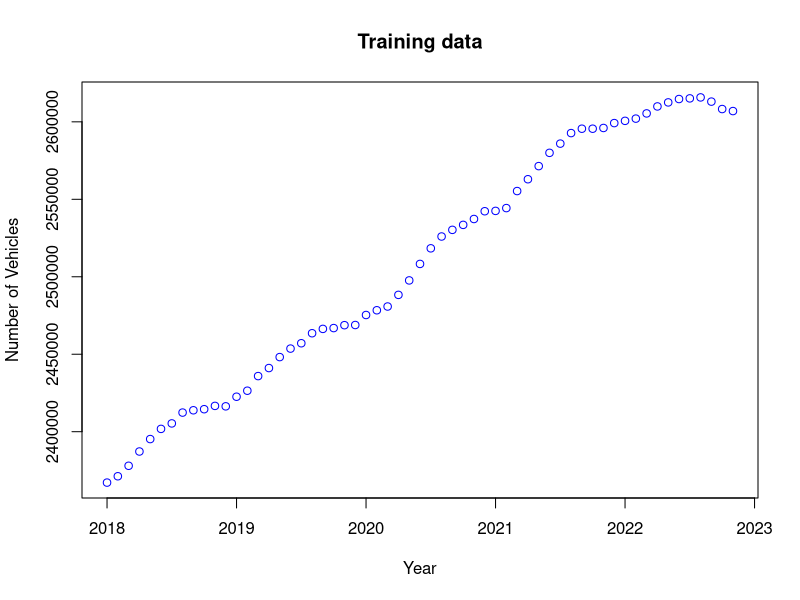
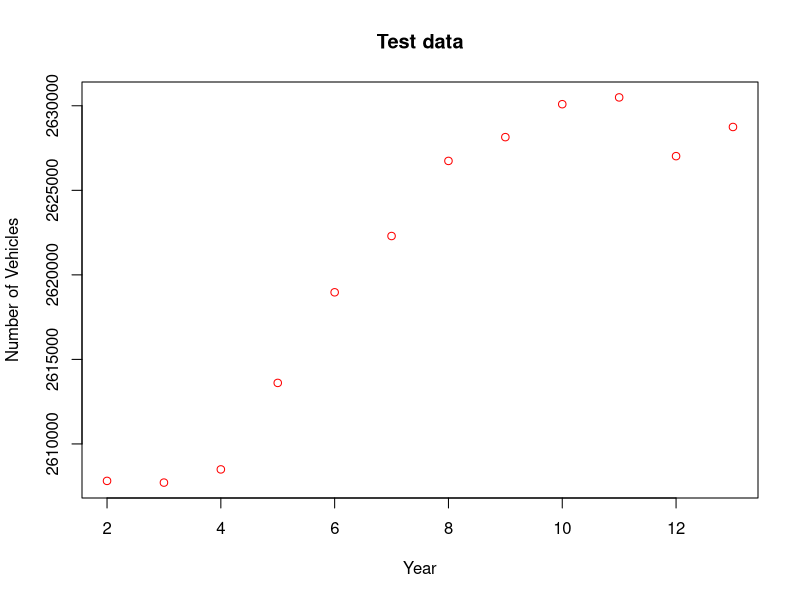
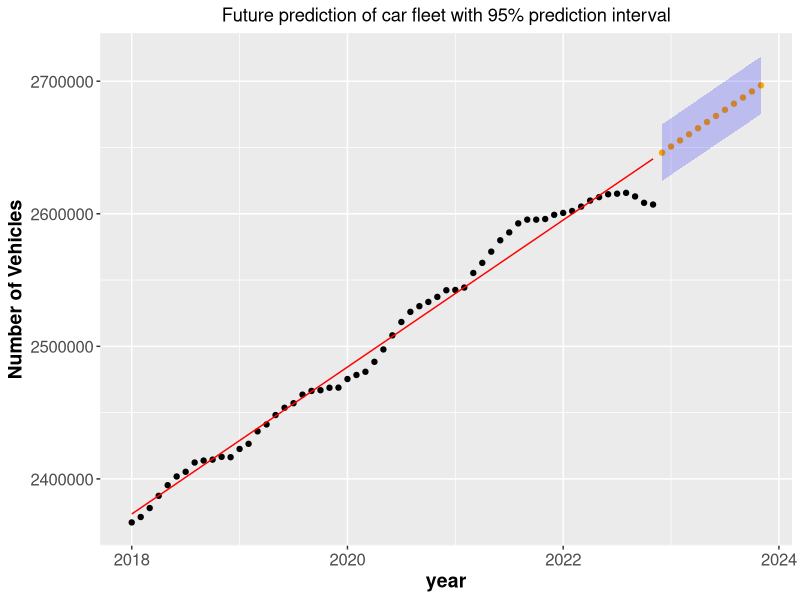
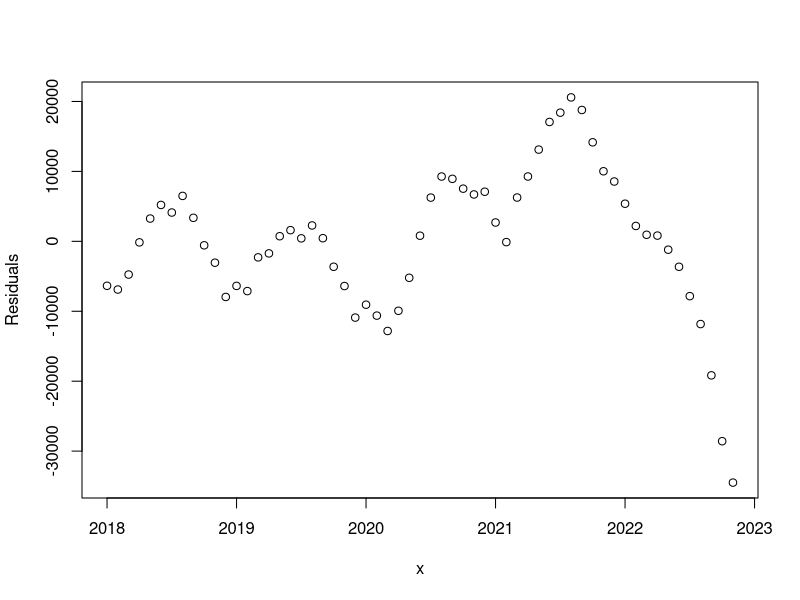
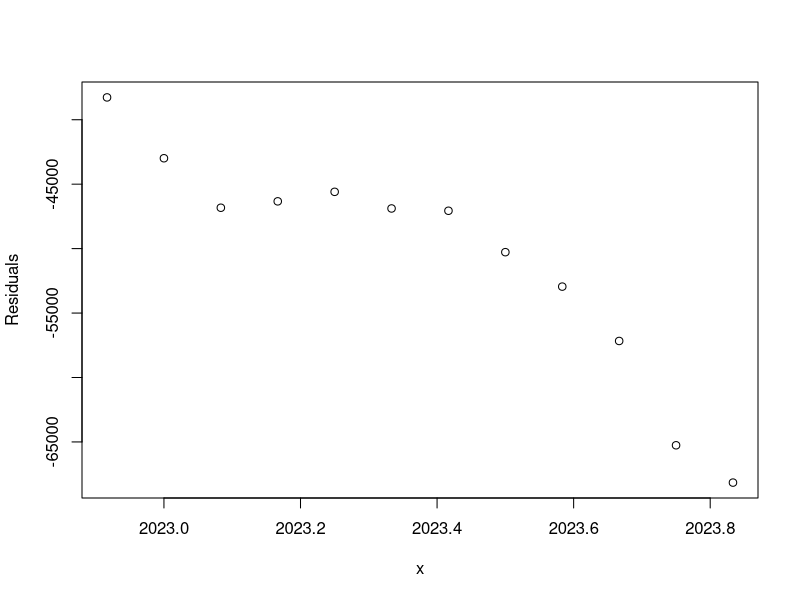
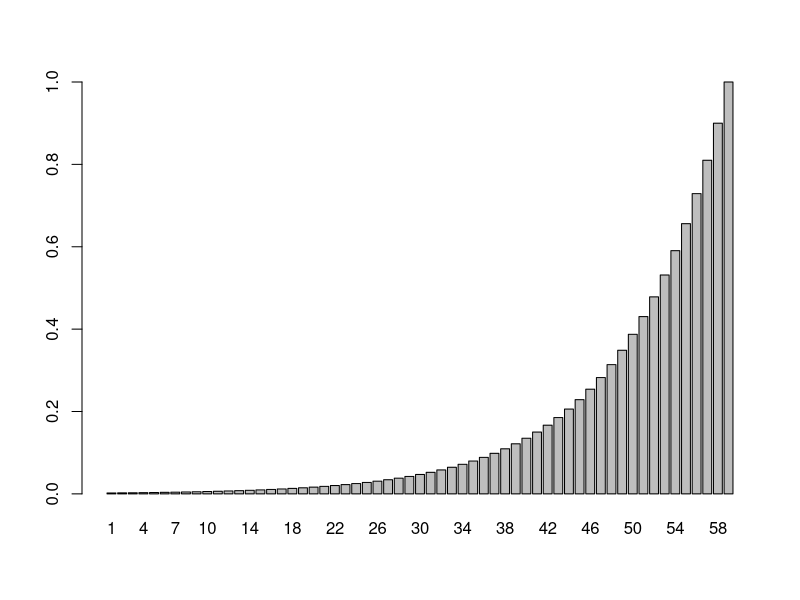
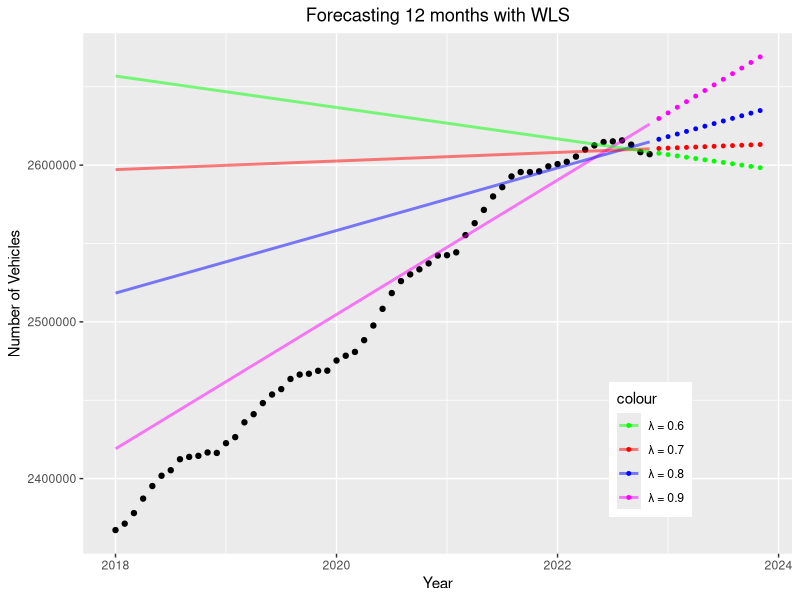

These charts were generated, in order, by the following R code:
# Required package to read excel
library("readxl")
library("ggplot2")

### DATA IMPORT ###
# Training Data
my_data <- read_excel("Assignment 1/DST_BIL54_train.xlsx")
n_train <- length(my_data)
train <- unlist(my_data[1, 2:n_train])
x <- seq(2018, 2022 + 10 / 12, by = 1 / 12)
n <- length(x)
y_train <- train

# Test Data
my_data <- read_excel("Assignment 1/DST_BIL54_test.xlsx")
n_test <- length(my_data)
test <- unlist(my_data[1, 2:n_test])


##### Q1 #####
plot(x, train, col = "blue", title("Training data"), xlab="Year", ylab="Number of Vehicles")

plot(2:n_test, test, col = "red", title("Test data"), xlab="Year", ylab="Number of Vehicles")




##### Q2 #####
# Q2.1
ones <- rep(1, length(x))
x_ols <- cbind(ones, x)
theta <- solve(t(x_ols) %*% x_ols) %*% t(x_ols) %*% train

y_hat <- x_ols %*% theta
#plot(x, y_hat, col = "blue", title("Training data - OLS estimate"))
print(theta)

# Error, squared errors and residual variance estimate
error <- train - y_hat
RSS_ols <- t(error) %*% error
sigma2 <- as.numeric(RSS_ols) / (n_train - length(theta))

# Variance and std of estimated errors
v_ols <- sigma2 * solve(t(x_ols) %*% x_ols)
s_ols <- sqrt(diag(v_ols))

# Make forecast for next 12 months
x_test <- seq(2022 + 11 / 12, 2023 + 10 / 12, by = 1 / 12)
x_forecast <- cbind(1, x_test)
y_forecast <- x_forecast %*% theta

# Confidence interval
alpha <- 0.05
vmatrix <- sigma2 * (1 + (x_forecast %*% solve(t(x_ols) %*% x_ols)) %*% t(x_forecast))

CI_lb <- y_forecast - qt(1 - alpha / 2, n_train - length(theta)) * sqrt(diag(vmatrix))
CI_ub <- y_forecast + qt(1 - alpha / 2, n_train - length(theta)) * sqrt(diag(vmatrix))

# Plot fitted model, training data, forecast and CI
df_train <- data.frame(year = x, y = train, y_hat = y_hat)
df_forecast <- data.frame(year = x_forecast[,2], y = y_forecast, CI_lb = CI_lb, CI_ub = CI_ub)


ggplot(df_train, aes(x = year, y=train), title("Prediction of car fleet")) +
  geom_point(col = "black") + 
  geom_line(aes(x = year, y=y_hat), col="red", size = 0.5) +
  geom_point(data = df_forecast, aes(x = year, y = y), col="orange", size=1.5) +
  geom_ribbon(data=df_forecast, aes(x=year,ymin=CI_lb, ymax=CI_ub), inherit.aes=FALSE, alpha=0.2, fill="blue") +
  ggtitle("Future prediction of car fleet with 95% prediction interval") + ylab("Number of Vehicles") +
  theme(plot.title = element_text(hjust = 0.5), axis.text=element_text(size=12), axis.title=element_text(size=14,face="bold"))

# Risidual of model on historic data, clearly not white noise
plot(x, error, ylab = "Residuals")

# Test error, model overestimates car fleet
plot(x_forecast[, 2], test - y_forecast, ylab = "Residuals", xlab = "x")




##### Q3 #####

# 3.1
lambda <- 0.9
SIGMA_OLS <- diag(n)
SIGMA_WLS <- diag(n)
for (i in 1:n) {
  SIGMA_WLS[i,i] <- 1/lambda^(n-i)
}
print(SIGMA_WLS[55:59,55:59])
W_WLS <- solve(SIGMA_WLS)

# 3.2
weights <- lambda^((n-1):0)
# plot the weights:
barplot(weights, names=1:n)

# 3.3
print(sum(weights))

# 3.4
WLS <- solve(t(x_ols)%*%solve(SIGMA_WLS)%*%x_ols)%*%(t(x_ols)%*%solve(SIGMA_WLS)%*%y_train)
print(WLS)

# 3.5
y_wls <- x_test
lambdas <- c(0.9, 0.8, 0.7, 0.6)
df_forecast_wls <- data.frame(year = x_forecast[,2])
frame_names <- c('l09', 'l08', 'l07', 'l06')
df_forecast_wls[frame_names] <- NA

df_train[frame_names] <- NA

for (j in 1:length(lambdas)) {
  lambda = lambdas[j]
  for (i in 1:n) {
    SIGMA_WLS[i,i] <- 1/lambda^(n-i)
  }
  WLS <- solve(t(x_ols)%*%solve(SIGMA_WLS)%*%x_ols)%*%(t(x_ols)%*%solve(SIGMA_WLS)%*%y_train)
  y_pred <- x_forecast %*% WLS
  df_forecast_wls[frame_names[j]] <- y_pred
  df_train[frame_names[j]] <- x_ols %*% WLS
}

colors <- c("magenta", "blue", "red", "green")

ggplot(df_train, aes(x = year, y=train, colour='black')) +
  geom_point(col = "black") +
  geom_point(data=df_forecast_wls, aes(x=year, y=l09, colour="n9"), size=1)+
  geom_point(data=df_forecast_wls, aes(x=year, y=l08, colour="n8"), size=1)+
  geom_point(data=df_forecast_wls, aes(x=year, y=l07, colour="n7"), size=1)+
  geom_point(data=df_forecast_wls, aes(x=year, y=l06, colour="n6"), size=1)+
  geom_line(data=df_train, aes(x=year, y=l09, colour="n9"),linewidth=1, alpha=0.5)+
  geom_line(data=df_train, aes(x=year, y=l08, colour="n8"),linewidth=1, alpha=0.5)+
  geom_line(data=df_train, aes(x=year, y=l07, colour="n7"),linewidth=1, alpha=0.5)+
  geom_line(data=df_train, aes(x=year, y=l06, colour="n6"),linewidth=1, alpha=0.5)+
  theme(legend.position = c(0.8, 0.2), plot.title = element_text(hjust = 0.5)) +
  scale_color_manual(values = c(n9 = colors[1], n8 = colors[2], n7 = colors[3], n6 = colors[4]),
                     labels = c(n9 = "\u03bb = 0.9", n8 = "\u03bb = 0.8", n7 = "\u03bb = 0.7", n6 = "\u03bb = 0.6")) +
  labs(y= "Number of Vehicles", x = "Year", title = "Forecasting 12 months with WLS")
  
# 3.6


##### Q4 #####
